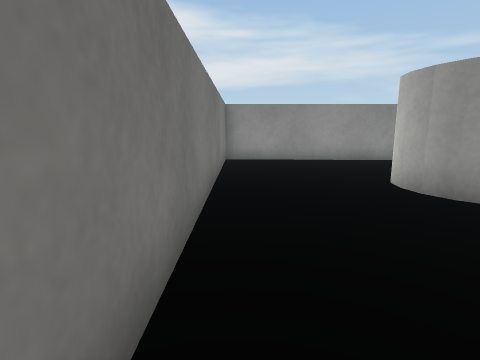
view 1 (above)

24 first-person views from a walk through a 3-D level made in the Unity game engine. The camera is 0.58 m above the floor, tilts 10° down and sees 80° across. The floor is counted in squares, 0.5 m on a side. Each view is taken from the middle of a square. On the plan, view 1 faces up. The plan holds only what a view shows up to about 12 squares ahead; the rest is blank. The player character is not drawn. Surface patterns are stand-ins for the level's own textures.

view 2
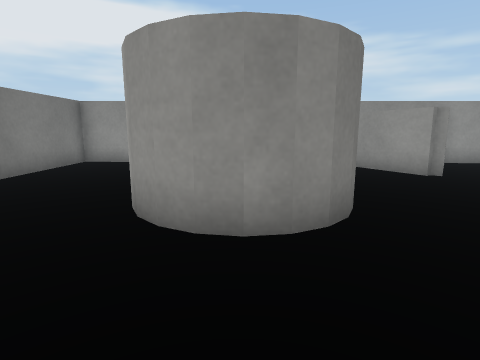

view 3
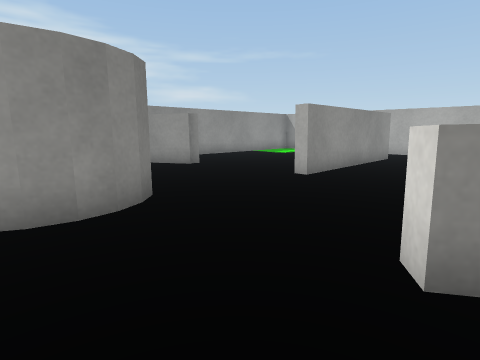

view 4
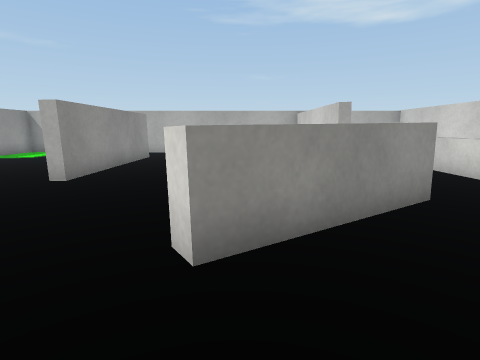

view 5
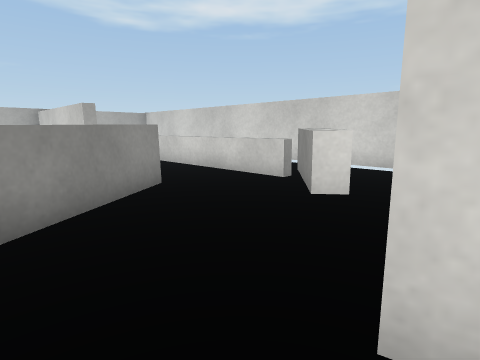

view 6
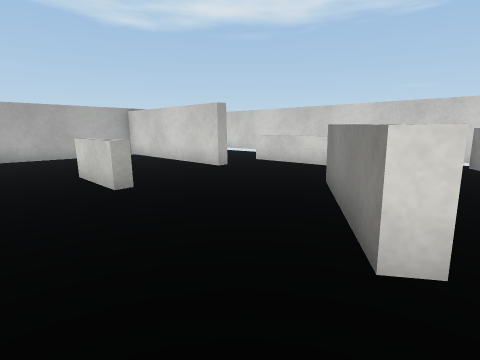

view 7
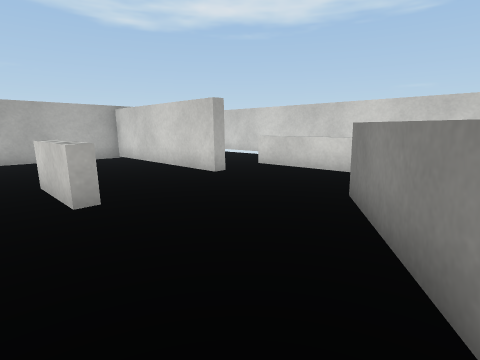

view 8
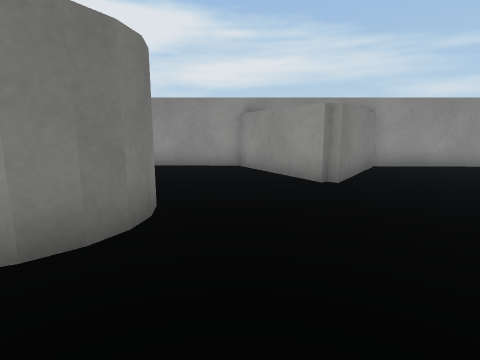

view 9
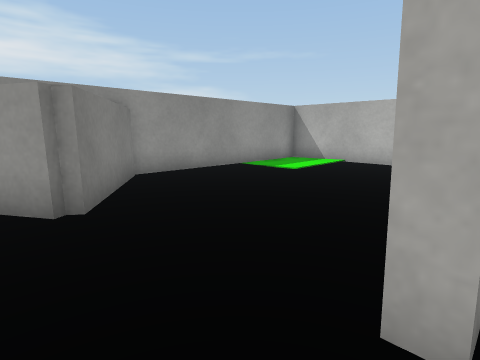

view 10
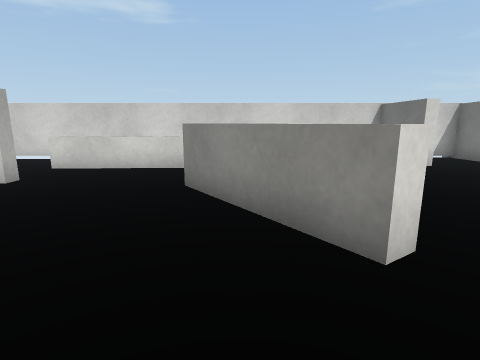

view 11
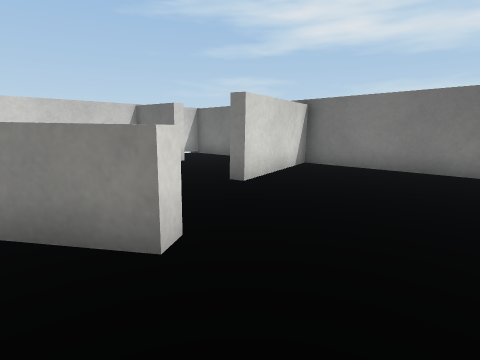

view 12
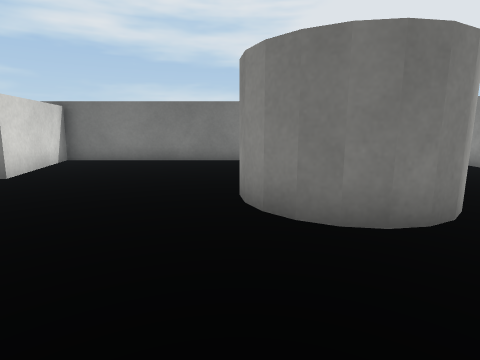

view 13
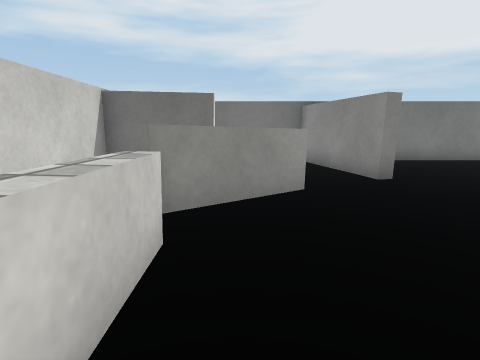

view 14
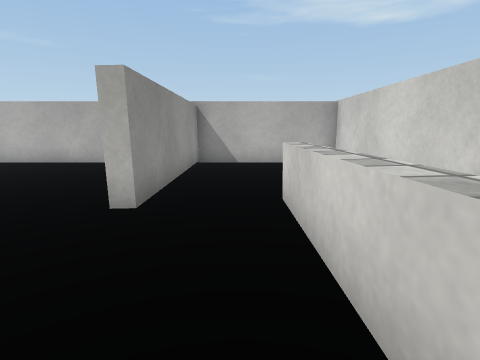

view 15
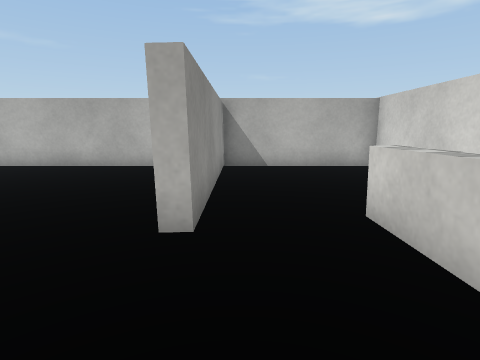

view 16
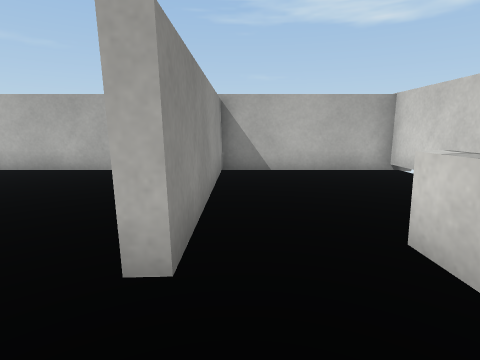

view 17
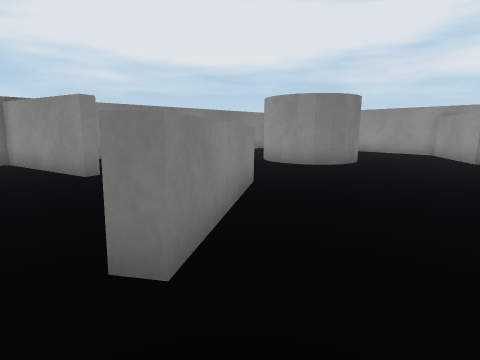

view 18
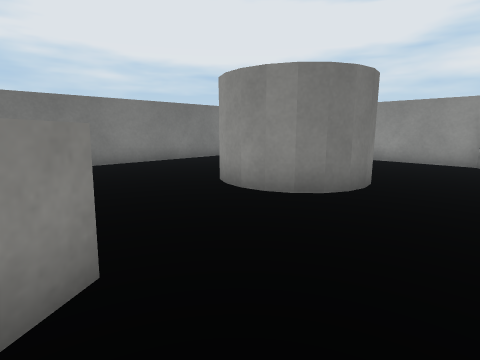

view 19
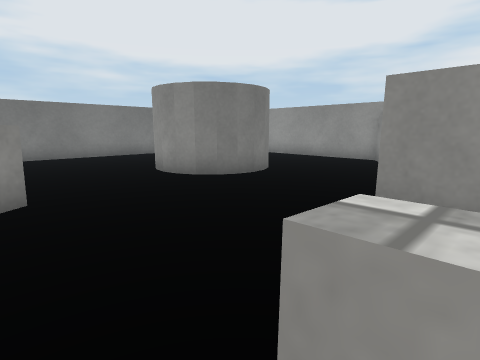

view 20
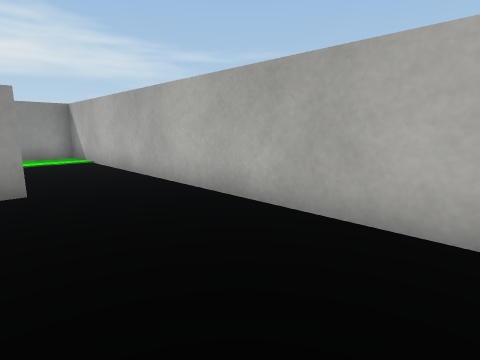

view 21
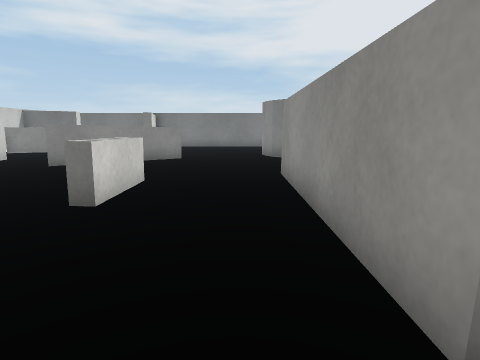

view 22
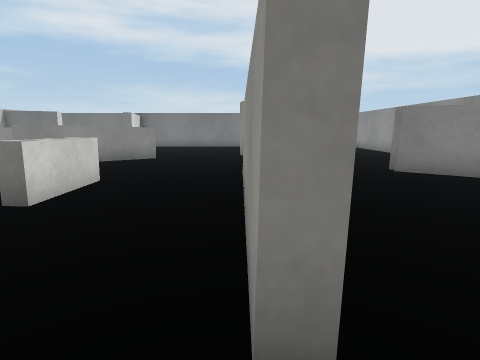

view 23
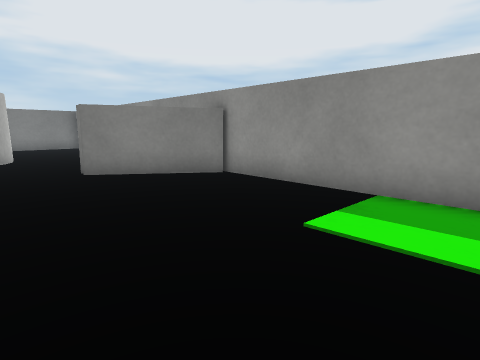

view 24
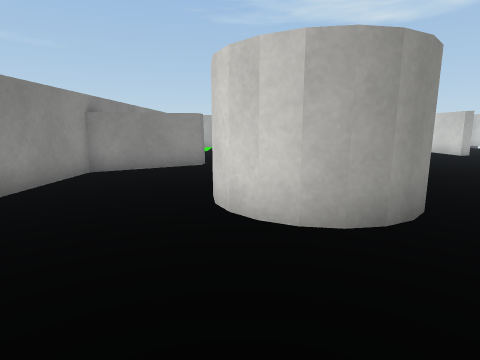

### Floor plan
Key: @ floor where view 1 was taken; # wall or solid block; . main floor; - floor 0.05 m lower than the main floor; = window, fence, low wall or low ledge; C cylinder.
Columns run from 1 left of view 1 to 20 right of it. Each row starts with its distance up from view 1.
 11 ########### ##########
 10 #.........###.----...#
  9 #.........###.----...#
  8 #.............-------#
  7 #....CCC......-------#
  6 #...CC  C.....-------#
  5 #....C CC.....-   ---#
  4 #....CCC....######---#
  3 #.............-------#
  2 #.............-------#
  1 #............===-----#
  0 #@......#.....-------#
 -1 #.......##....-------#
 -2 #####....##...-------#
 -3 ##........#...-#######
 -4 # ....#.......-------#
 -5 # ...  #......-------#
 -6 #..#  .##=======-----#
 -7 #..#  ....      -----#
 -8 #. #  ....       ----#
 -9 ######################

Positions as (right, up) in squares from view 1, and headings:
1: (0, 0), facing up
2: (5, 1), facing up
3: (4, 0), facing up-right
4: (4, 0), facing right
5: (3, 0), facing down-right
6: (6, 3), facing down-right
7: (7, 2), facing down-right
8: (8, 2), facing up
9: (9, 4), facing up-right
10: (8, 3), facing down
11: (8, 3), facing down-left
12: (10, 4), facing left
13: (10, -5), facing left
14: (9, -5), facing right
15: (10, -4), facing right
16: (11, -4), facing right
17: (11, -4), facing up-left
18: (9, 0), facing up-left
19: (12, 0), facing up-left
20: (16, -2), facing up-right
21: (18, 3), facing left
22: (18, 4), facing left
23: (18, 6), facing up-left
24: (0, 7), facing right
